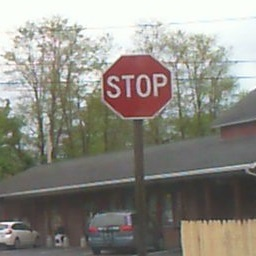
#> input picture source/python/stop.jpg, 256 x 256 px
$ python filterimage.py   (Python 2 division)
#> lines starting #> are read from the running program, lines starting #| are printed output that depends on the picture; after the words box and inside, x2 and y2 are one past the last pixel; in counts of white or black regions, pixels touching at a corner belong together
import numpy
import cv2

imgBGR = cv2.imread('stop.jpg',1);
#> imgBGR is the input picture: shape (256, 256, 3); mean B, G, R 130.7, 138.1, 140.8
cv2.imshow('image', imgBGR)

cv2.destroyAllWindows()

imgHSV = cv2.cvtColor(imgBGR,cv2.COLOR_RGB2HSV)
#> imgHSV: shape (256, 256, 3); mean H, S, V 80.4, 30.8, 144.2

cv2.imshow('image', imgHSV)

cv2.destroyAllWindows()

H,S,V = cv2.split(imgHSV)
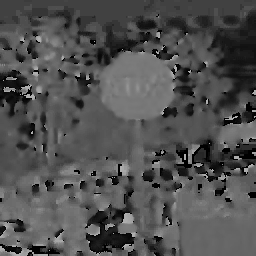
#> H: shape (256, 256); min 0, max 178, mean 80.4
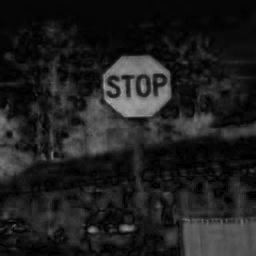
#> S: shape (256, 256); min 0, max 173, mean 30.8
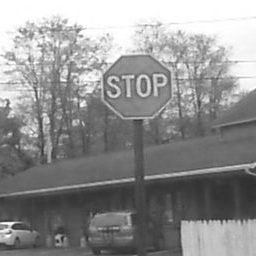
#> V: shape (256, 256); min 40, max 255, mean 144.2
hLow = 345;
hHigh = 15;
sLow = 0;
sHigh = 100;
vLow = 0;
vHigh = 100;

print H.shape[1]
#| 256
#Initialize logical matrices for  ranges and final filtered image
hRange = numpy.zeros(H.shape)
sRange = numpy.zeros(S.shape)
vRange = numpy.zeros(V.shape)
filtered = numpy.zeros(H.shape)

##cv2.imshow('image', V)
##cv2.waitKey(0)
##cv2.destroyAllWindows()

if hLow <= hHigh:
    for i in xrange(H.shape[0]):
        for j in xrange(H.shape[1]):
            hRange[i,j] = H[i,j] >= hLow & H[i,j] <= hHigh;

else:
    for i in xrange(H.shape[0]):
        for j in xrange(H.shape[1]):
            hRange[i,j] = H[i,j] >= hLow & H[i,j] <= hHigh;
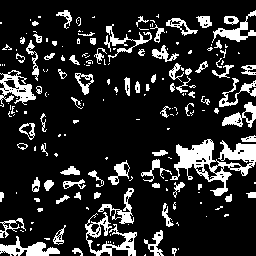
#> hRange: shape (256, 256) float64; values 0 (black) and 1 (white), 16.4% white; 190 white regions (110 under 20 px), largest, box (x1, y1, x2, y2) and area: (170, 139, 256, 196) 1866, (85, 212, 137, 256) 728, (0, 70, 36, 107) 576

if sLow <= sHigh:
    for i in xrange(S.shape[0]):
        for j in xrange(S.shape[1]):
            sRange[i,j] = S[i,j] >= sLow & S[i,j] <= sHigh;
#> sRange: shape (256, 256) float64; every value is 1

else:
    for i in xrange(S.shape[0]):
        for j in xrange(S.shape[1]):
            sRange[i,j] = S[i,j] >= sLow & S[i,j] <= sHigh;
